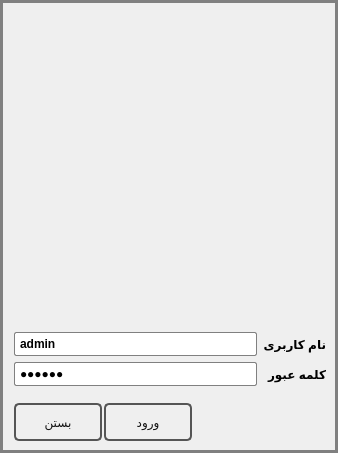
<?xml version="1.0" encoding="UTF-8"?>
<ui version="4.0">
 <class>DialogLogin</class>
 <widget class="QDialog" name="DialogLogin">
  <property name="geometry">
   <rect>
    <x>0</x>
    <y>0</y>
    <width>338</width>
    <height>453</height>
   </rect>
  </property>
  <property name="windowTitle">
   <string>ورود</string>
  </property>
  <property name="windowIcon">
   <iconset resource="../RC/resources.qrc">
    <normaloff>:/app-icon.jpg</normaloff>:/app-icon.jpg</iconset>
  </property>
  <property name="layoutDirection">
   <enum>Qt::LayoutDirection::RightToLeft</enum>
  </property>
  <property name="styleSheet">
   <string notr="true">/* ------------------------------------- */
#frameMain{
border: 3px solid gray;
}
/* ------------------------------------- */
QLabel {
font-weight: bold;
/*font-size: 15px;*/
}
/* ------------------------------------- */
QLineEdit, QComboBox {
padding: 3px;
border: 1px solid gray;
border-radius: 2px;
font-weight: bold;
/*font-size: 15px;*/
}
/* ------------------------------------- */
QPushButton{
color: #111;
border: 2px solid #555;
border-radius: 5px;
padding: 2px;
background: qradialgradient(cx: 0.4, cy: -0.1,
fx: 0.4, fy: -0.1,
radius: 1.35, stop: 0 #fff, stop: 1 #ddd);
min-width: 80px;
min-height: 30px;
}

QPushButton:hover {
background: qradialgradient(cx: 0.3, cy: -0.4,
fx: 0.3, fy: -0.4,
radius: 1.35, stop: 0 #fff, stop: 1 #bbb);
}

QPushButton:pressed {
background: qradialgradient(cx: 0.3, cy: -0.4,
fx: 0.3, fy: -0.4,
radius: 1.35, stop: 0 #fff, stop: 1 #888);
}

/* ------------------------------------- */

QToolButton{
color: rgb(0, 0, 255);
}</string>
  </property>
  <layout class="QGridLayout" name="gridLayout_5">
   <property name="leftMargin">
    <number>0</number>
   </property>
   <property name="topMargin">
    <number>0</number>
   </property>
   <property name="rightMargin">
    <number>0</number>
   </property>
   <property name="bottomMargin">
    <number>0</number>
   </property>
   <item row="0" column="0">
    <widget class="QFrame" name="frameMain">
     <property name="frameShape">
      <enum>QFrame::Shape::StyledPanel</enum>
     </property>
     <property name="frameShadow">
      <enum>QFrame::Shadow::Raised</enum>
     </property>
     <layout class="QVBoxLayout" name="_2">
      <property name="leftMargin">
       <number>11</number>
      </property>
      <property name="topMargin">
       <number>11</number>
      </property>
      <item>
       <widget class="QStackedWidget" name="stackedWidgetMain">
        <property name="currentIndex">
         <number>0</number>
        </property>
        <widget class="QWidget" name="pageLogin">
         <layout class="QGridLayout" name="gridLayout_3">
          <property name="leftMargin">
           <number>0</number>
          </property>
          <property name="topMargin">
           <number>0</number>
          </property>
          <property name="rightMargin">
           <number>0</number>
          </property>
          <property name="bottomMargin">
           <number>0</number>
          </property>
          <item row="0" column="0">
           <widget class="QLabel" name="lblLogoUser">
            <property name="sizePolicy">
             <sizepolicy hsizetype="Preferred" vsizetype="MinimumExpanding">
              <horstretch>0</horstretch>
              <verstretch>0</verstretch>
             </sizepolicy>
            </property>
            <property name="pixmap">
             <pixmap resource="../RC/resources.qrc">:/user-login.png</pixmap>
            </property>
            <property name="alignment">
             <set>Qt::AlignmentFlag::AlignCenter</set>
            </property>
            <property name="wordWrap">
             <bool>true</bool>
            </property>
           </widget>
          </item>
          <item row="1" column="0">
           <layout class="QGridLayout" name="gridLayout">
            <item row="1" column="1">
             <widget class="QLineEdit" name="ledPassword">
              <property name="sizePolicy">
               <sizepolicy hsizetype="Expanding" vsizetype="Fixed">
                <horstretch>0</horstretch>
                <verstretch>0</verstretch>
               </sizepolicy>
              </property>
              <property name="contextMenuPolicy">
               <enum>Qt::ContextMenuPolicy::PreventContextMenu</enum>
              </property>
              <property name="acceptDrops">
               <bool>false</bool>
              </property>
              <property name="text">
               <string>123456</string>
              </property>
              <property name="maxLength">
               <number>12</number>
              </property>
              <property name="echoMode">
               <enum>QLineEdit::EchoMode::Password</enum>
              </property>
             </widget>
            </item>
            <item row="0" column="1">
             <widget class="QLineEdit" name="ledUsername">
              <property name="text">
               <string>admin</string>
              </property>
              <property name="maxLength">
               <number>15</number>
              </property>
             </widget>
            </item>
            <item row="0" column="0">
             <widget class="QLabel" name="lblUserName">
              <property name="maximumSize">
               <size>
                <width>131</width>
                <height>16777215</height>
               </size>
              </property>
              <property name="text">
               <string>نام کاربری</string>
              </property>
             </widget>
            </item>
            <item row="1" column="0">
             <widget class="QLabel" name="lblPassword">
              <property name="maximumSize">
               <size>
                <width>131</width>
                <height>16777215</height>
               </size>
              </property>
              <property name="text">
               <string>کلمه عبور</string>
              </property>
             </widget>
            </item>
           </layout>
          </item>
          <item row="2" column="0">
           <widget class="QWidget" name="Space1" native="true">
            <property name="minimumSize">
             <size>
              <width>0</width>
              <height>5</height>
             </size>
            </property>
           </widget>
          </item>
          <item row="3" column="0">
           <layout class="QHBoxLayout" name="horizontalLayout_4">
            <property name="spacing">
             <number>2</number>
            </property>
            <item>
             <widget class="QToolButton" name="btnPasswordHint">
              <property name="toolTip">
               <string>یادآوری کلمه عبور</string>
              </property>
              <property name="icon">
               <iconset resource="../RC/resources.qrc">
                <normaloff>:/img/reset-password.png</normaloff>:/img/reset-password.png</iconset>
              </property>
              <property name="iconSize">
               <size>
                <width>30</width>
                <height>30</height>
               </size>
              </property>
              <property name="autoRaise">
               <bool>true</bool>
              </property>
             </widget>
            </item>
            <item>
             <spacer name="horizontalSpacer">
              <property name="orientation">
               <enum>Qt::Orientation::Horizontal</enum>
              </property>
              <property name="sizeHint" stdset="0">
               <size>
                <width>28</width>
                <height>20</height>
               </size>
              </property>
             </spacer>
            </item>
            <item>
             <widget class="QPushButton" name="btnLogIn">
              <property name="sizePolicy">
               <sizepolicy hsizetype="Preferred" vsizetype="Maximum">
                <horstretch>0</horstretch>
                <verstretch>0</verstretch>
               </sizepolicy>
              </property>
              <property name="minimumSize">
               <size>
                <width>88</width>
                <height>38</height>
               </size>
              </property>
              <property name="text">
               <string>ورود</string>
              </property>
             </widget>
            </item>
            <item>
             <widget class="QPushButton" name="btnClose">
              <property name="sizePolicy">
               <sizepolicy hsizetype="Preferred" vsizetype="Maximum">
                <horstretch>0</horstretch>
                <verstretch>0</verstretch>
               </sizepolicy>
              </property>
              <property name="minimumSize">
               <size>
                <width>88</width>
                <height>38</height>
               </size>
              </property>
              <property name="styleSheet">
               <string notr="true"/>
              </property>
              <property name="text">
               <string>بستن</string>
              </property>
              <property name="autoDefault">
               <bool>false</bool>
              </property>
             </widget>
            </item>
           </layout>
          </item>
         </layout>
        </widget>
        <widget class="QWidget" name="pageRegistration">
         <layout class="QGridLayout" name="gridLayout_2">
          <property name="leftMargin">
           <number>0</number>
          </property>
          <property name="topMargin">
           <number>0</number>
          </property>
          <property name="rightMargin">
           <number>0</number>
          </property>
          <property name="bottomMargin">
           <number>0</number>
          </property>
          <item row="0" column="0">
           <widget class="QLabel" name="lblLogoUser_2">
            <property name="sizePolicy">
             <sizepolicy hsizetype="Preferred" vsizetype="MinimumExpanding">
              <horstretch>0</horstretch>
              <verstretch>0</verstretch>
             </sizepolicy>
            </property>
            <property name="pixmap">
             <pixmap resource="../RC/resources.qrc">:/user-login.png</pixmap>
            </property>
            <property name="alignment">
             <set>Qt::AlignmentFlag::AlignCenter</set>
            </property>
            <property name="wordWrap">
             <bool>true</bool>
            </property>
           </widget>
          </item>
          <item row="2" column="0">
           <layout class="QHBoxLayout" name="horizontalLayout_2">
            <item>
             <widget class="QToolButton" name="btnGoToLoginPage">
              <property name="sizePolicy">
               <sizepolicy hsizetype="Fixed" vsizetype="Preferred">
                <horstretch>0</horstretch>
                <verstretch>0</verstretch>
               </sizepolicy>
              </property>
              <property name="toolTip">
               <string>رفتن به صفحه ورود</string>
              </property>
              <property name="text">
               <string>...</string>
              </property>
              <property name="icon">
               <iconset resource="../RC/resources.qrc">
                <normaloff>:/user-login.png</normaloff>:/user-login.png</iconset>
              </property>
              <property name="iconSize">
               <size>
                <width>25</width>
                <height>25</height>
               </size>
              </property>
              <property name="autoRaise">
               <bool>true</bool>
              </property>
             </widget>
            </item>
            <item>
             <spacer name="horizontalSpacer_2">
              <property name="orientation">
               <enum>Qt::Orientation::Horizontal</enum>
              </property>
              <property name="sizeHint" stdset="0">
               <size>
                <width>40</width>
                <height>20</height>
               </size>
              </property>
             </spacer>
            </item>
            <item>
             <widget class="QPushButton" name="btnRegister">
              <property name="text">
               <string>ثبت</string>
              </property>
             </widget>
            </item>
            <item>
             <widget class="QPushButton" name="btnCancelRegistrationPage">
              <property name="text">
               <string>لغو</string>
              </property>
             </widget>
            </item>
           </layout>
          </item>
          <item row="1" column="0">
           <layout class="QGridLayout" name="gridLayout_4">
            <item row="0" column="1">
             <widget class="QLineEdit" name="ledUsernameRegistrationPage">
              <property name="maxLength">
               <number>12</number>
              </property>
             </widget>
            </item>
            <item row="0" column="0">
             <widget class="QLabel" name="label_4">
              <property name="text">
               <string>نام کاربری</string>
              </property>
             </widget>
            </item>
            <item row="3" column="0">
             <widget class="QLabel" name="label_7">
              <property name="text">
               <string>یادآوری رمز</string>
              </property>
             </widget>
            </item>
            <item row="2" column="1">
             <widget class="QLineEdit" name="ledPasswordAgainRegistrationPage">
              <property name="maxLength">
               <number>18</number>
              </property>
              <property name="echoMode">
               <enum>QLineEdit::EchoMode::Password</enum>
              </property>
             </widget>
            </item>
            <item row="3" column="1">
             <widget class="QLineEdit" name="ledPasswordHint">
              <property name="maxLength">
               <number>50</number>
              </property>
              <property name="placeholderText">
               <string>یادآوری رمز عبور هنگام فراموشی</string>
              </property>
             </widget>
            </item>
            <item row="1" column="1">
             <widget class="QLineEdit" name="ledPasswordRegistrationPage">
              <property name="maxLength">
               <number>18</number>
              </property>
              <property name="echoMode">
               <enum>QLineEdit::EchoMode::Password</enum>
              </property>
             </widget>
            </item>
            <item row="1" column="0">
             <widget class="QLabel" name="label_6">
              <property name="text">
               <string>رمز عبور</string>
              </property>
             </widget>
            </item>
            <item row="2" column="0">
             <widget class="QLabel" name="label_8">
              <property name="text">
               <string>تکرار رمز</string>
              </property>
             </widget>
            </item>
           </layout>
          </item>
         </layout>
        </widget>
       </widget>
      </item>
     </layout>
    </widget>
   </item>
  </layout>
 </widget>
 <tabstops>
  <tabstop>ledUsername</tabstop>
  <tabstop>ledPassword</tabstop>
  <tabstop>btnLogIn</tabstop>
  <tabstop>btnClose</tabstop>
  <tabstop>btnPasswordHint</tabstop>
  <tabstop>ledUsernameRegistrationPage</tabstop>
  <tabstop>ledPasswordRegistrationPage</tabstop>
  <tabstop>ledPasswordAgainRegistrationPage</tabstop>
  <tabstop>ledPasswordHint</tabstop>
  <tabstop>btnRegister</tabstop>
  <tabstop>btnCancelRegistrationPage</tabstop>
 </tabstops>
 <resources>
  <include location="../RC/resources.qrc"/>
 </resources>
 <connections>
  <connection>
   <sender>ledUsernameRegistrationPage</sender>
   <signal>returnPressed()</signal>
   <receiver>ledPasswordRegistrationPage</receiver>
   <slot>setFocus()</slot>
   <hints>
    <hint type="sourcelabel">
     <x>116</x>
     <y>257</y>
    </hint>
    <hint type="destinationlabel">
     <x>96</x>
     <y>292</y>
    </hint>
   </hints>
  </connection>
  <connection>
   <sender>ledPasswordRegistrationPage</sender>
   <signal>returnPressed()</signal>
   <receiver>ledPasswordAgainRegistrationPage</receiver>
   <slot>setFocus()</slot>
   <hints>
    <hint type="sourcelabel">
     <x>212</x>
     <y>296</y>
    </hint>
    <hint type="destinationlabel">
     <x>197</x>
     <y>332</y>
    </hint>
   </hints>
  </connection>
  <connection>
   <sender>ledPasswordAgainRegistrationPage</sender>
   <signal>returnPressed()</signal>
   <receiver>ledPasswordHint</receiver>
   <slot>setFocus()</slot>
   <hints>
    <hint type="sourcelabel">
     <x>34</x>
     <y>328</y>
    </hint>
    <hint type="destinationlabel">
     <x>50</x>
     <y>362</y>
    </hint>
   </hints>
  </connection>
  <connection>
   <sender>ledPasswordHint</sender>
   <signal>returnPressed()</signal>
   <receiver>btnRegister</receiver>
   <slot>click()</slot>
   <hints>
    <hint type="sourcelabel">
     <x>139</x>
     <y>379</y>
    </hint>
    <hint type="destinationlabel">
     <x>171</x>
     <y>423</y>
    </hint>
   </hints>
  </connection>
  <connection>
   <sender>ledUsername</sender>
   <signal>returnPressed()</signal>
   <receiver>ledPassword</receiver>
   <slot>setFocus()</slot>
   <hints>
    <hint type="sourcelabel">
     <x>106</x>
     <y>322</y>
    </hint>
    <hint type="destinationlabel">
     <x>95</x>
     <y>363</y>
    </hint>
   </hints>
  </connection>
  <connection>
   <sender>ledPassword</sender>
   <signal>returnPressed()</signal>
   <receiver>btnLogIn</receiver>
   <slot>click()</slot>
   <hints>
    <hint type="sourcelabel">
     <x>173</x>
     <y>367</y>
    </hint>
    <hint type="destinationlabel">
     <x>155</x>
     <y>421</y>
    </hint>
   </hints>
  </connection>
 </connections>
</ui>
